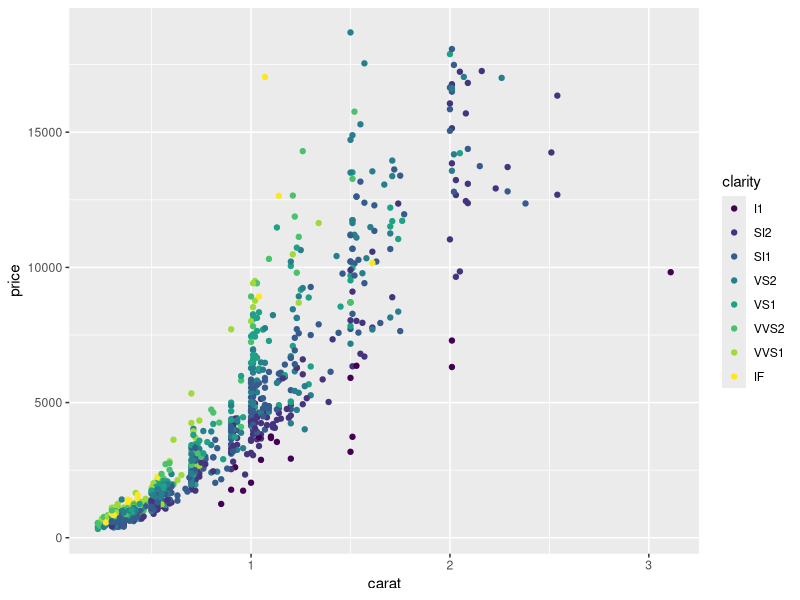
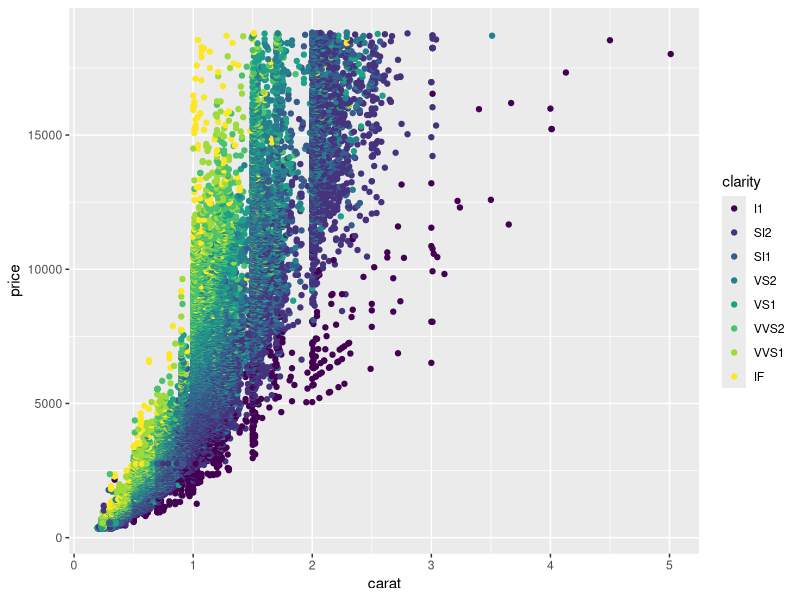
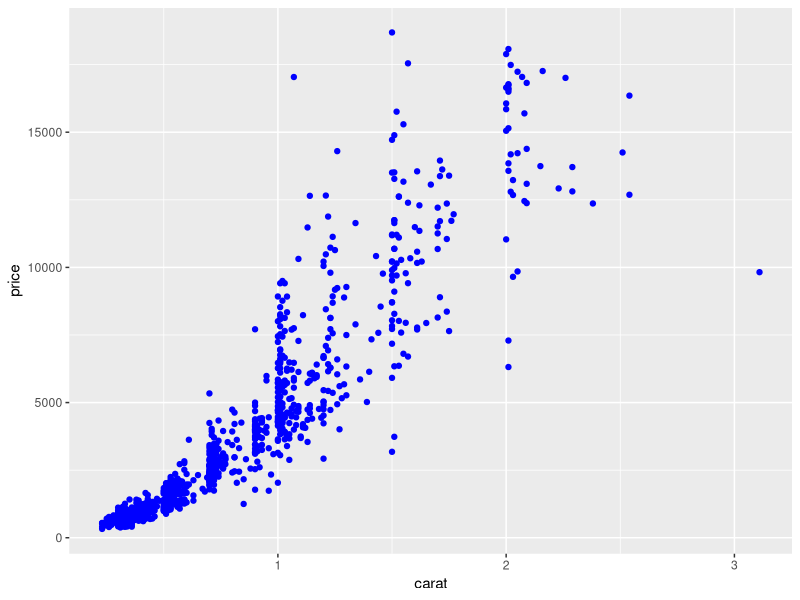
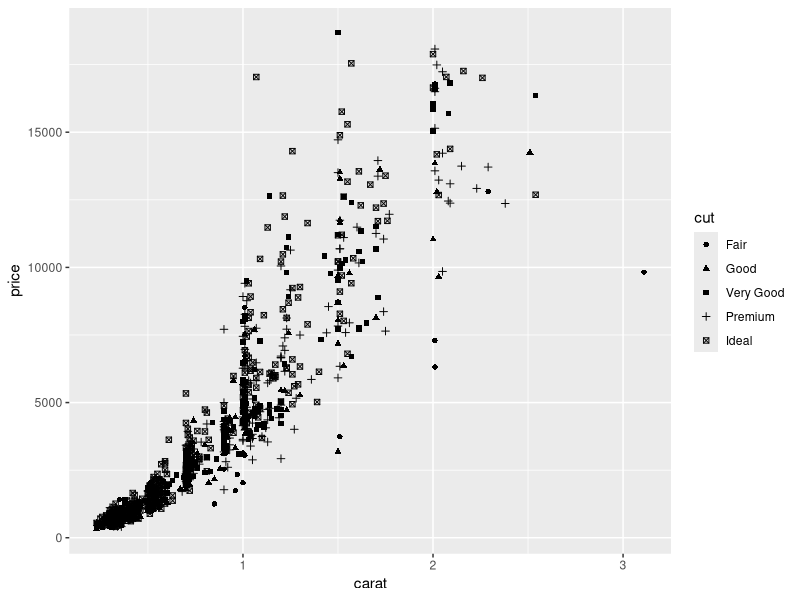
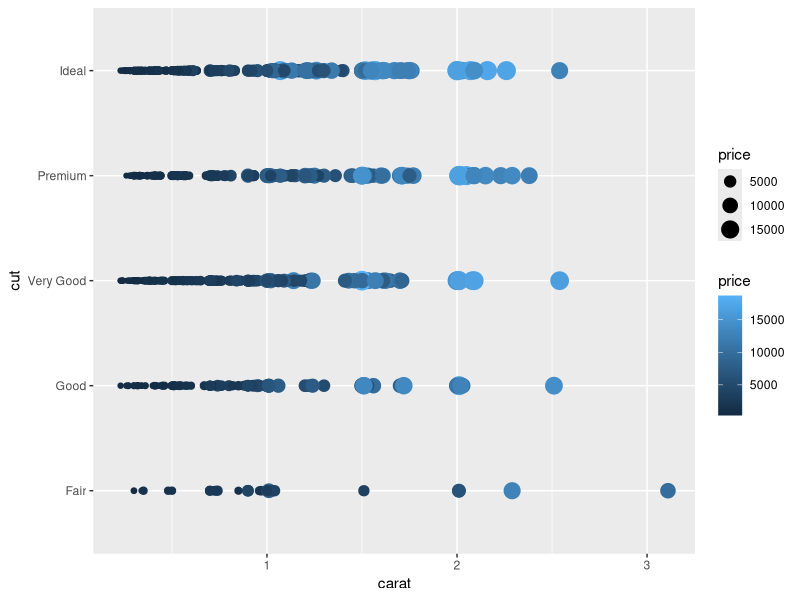
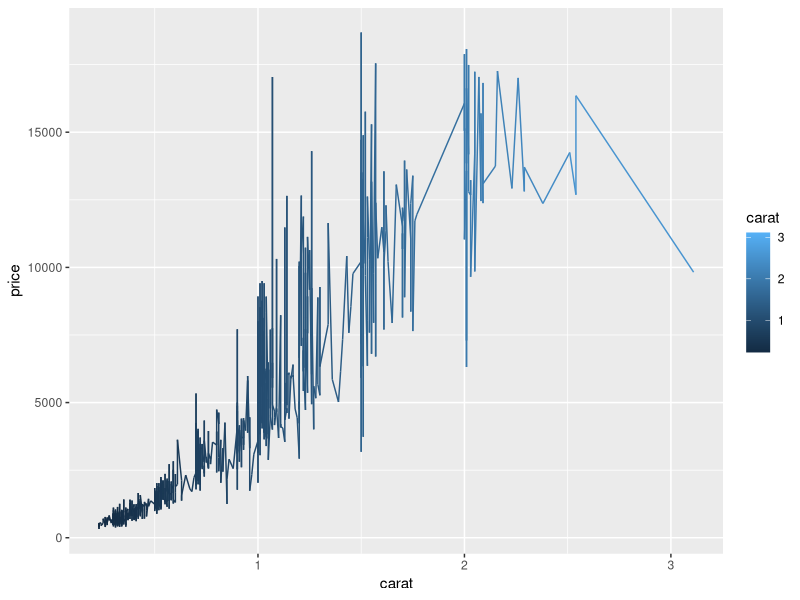
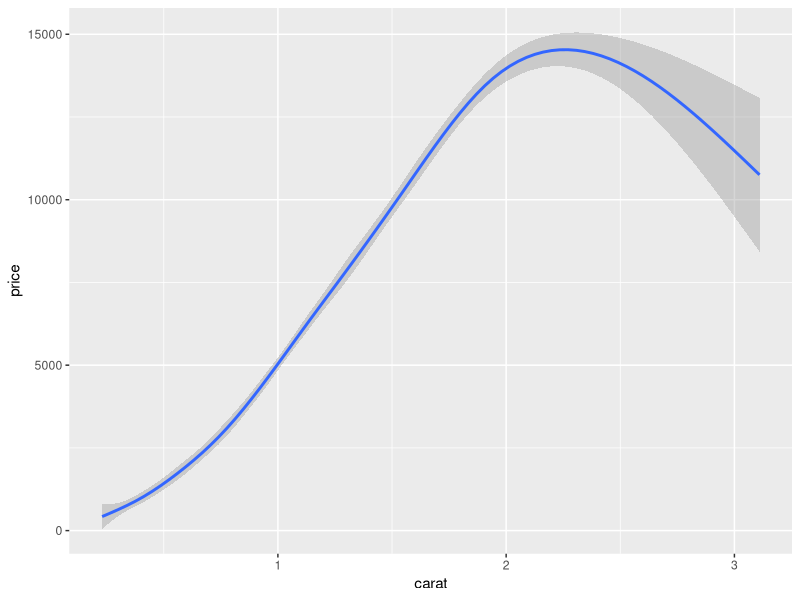
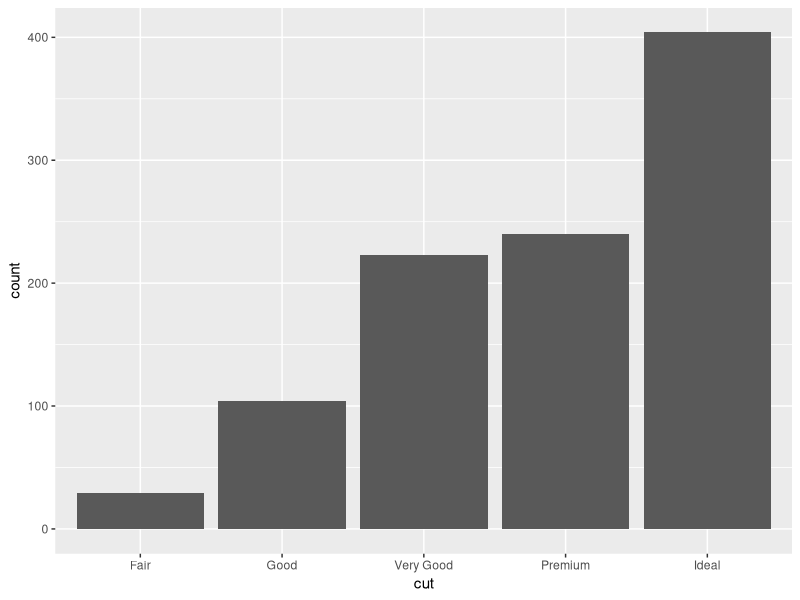

Write the R code that produced these figures, in order.
# Exercise 1: ggplot2 basics

# Install and load `ggplot2`
# You will also want to load `dplyr`
library("ggplot2")
library("dplyr")

# For this exercise you'll be working with the `diamonds` data set included in the ggplot2 library
# Use `?diamonds` to get more information about this data set (including the column descriptions
# Also check the _column names_ and the _number of rows_ in the data set


# This data set has a lot of rows. To make things a bit more readable,
# use dplyr's `sample_n()` function to get a random 1000 rows from the data set
# Store this sample in a variable `diamonds.sample`
diamonds.sample <- sample_n(diamonds, 1000)
ggplot(data = diamonds.sample) +
  geom_point(mapping = aes(x = carat, y = price, color = clarity))

# Start by making a new `ggplot` with the `diamonds.sample` as the data (no geometry yet)
# What do you see?


# Draw a scatter plot (with point geometry) with for the `diamonds.sample` set,
# with the `carat` mapped to the x-position and `price` mapped to the y-position.


# Draw the same plot as above, but color each of the points based on their clarity.


# Draw the same plot as above, but for the entire `diamonds` data set. Note this may take
# a few seconds to generate.
ggplot(data = diamonds) +
  geom_point(mapping = aes(x = carat, y = price, color = clarity))


# Draw another scatter plot for `diamonds.sample` of price (y) by carat (x),
# but with all of the dots colored "blue".
# Hint: you'll need to set the color channel, not map a value to it!
ggplot(data = diamonds.sample) +
  geom_point(mapping = aes(x = carat, y = price), color = "blue")

# Draw a scatter plot for `diamonds.sample` of `price` by `carat`, where each
# point has an aesthetic _shape_ based on the diamond's `cut`.
ggplot(data = diamonds.sample) + 
  geom_point(mapping = aes(x = carat, y = price, shape = cut))

# Draw a scatter plot for `diamonds.sample` of *`cut`* by `carat`, where each
# point has an aesthetic _size_ based on the diamond's *`price`*
ggplot(data = diamonds.sample) + 
  geom_point(mapping = aes(x = carat, y = cut, size = price, color = price))


# Try coloring the above plot based on the diamond's price!


# Draw a line plot (with line geometry) for `diamonds.sample`. The x-position should be mapped to
# carat, y-position to price, and color to carat.
ggplot(data = diamonds.sample) + 
  geom_line(mapping = aes(x = carat, y = price, color = carat))


# That's kind of messy. Try using `smooth` geometry instead.
ggplot(data = diamonds.sample) + 
  geom_smooth(mapping = aes(x = carat, y = price, color = carat))


# Draw a plot with bar geometry (a bar chart), mapping the diamond's `cut` to the x-axis
ggplot(data = diamonds.sample) + 
  geom_bar(mapping = aes(x = cut))


# Add an aesthetic property that will _fill_ each bar geometry based on the `clarity` of the diamonds
# What kind of chart do you get?
ggplot(data = diamonds.sample) + 
  geom_bar(mapping = aes(x = cut, fill = clarity))

# Draw a histogram of diamond prices.
# Try mapping each bar based on clarity as well!
ggplot(data = diamonds.sample) + 
  geom_histogram(mapping = aes(x = price, fill = clarity))


# (For a more traditional "bell-curve", make a histogram of diamond `depths`)

# Draw a plot of the `diamonds.sample` data (price by carat), with both points for each
# diamond AND smoothed lines for each cut (hint: in a separate color)
# Making the points have some `alpha` transparency will make the plot look nicer
ggplot(data = diamonds.sample) + 
  geom_point(mapping = aes(x = carat, y = price, alpha = 0.8)) +
  geom_smooth(mapping = aes(x = carat, y = price, alpha = 0, color = cut))


# multiple geoms (point & smooth)


## Bonus
# Draw a bar chart of average diamond prices by clarity, and include "error bars" marking
# the standard error of each measurement.
#
# You can calculate standard error as the _standard deviation_ divided by the square root
# of the number of measurements (prices)

# Start by creating a data frame `diamond.summary` that includes summarized data for each clarity group.
# Your summary data shuld include the mean price and the standard error of the price.


# Then draw the plot. The error bars should stretch from the mean-error to the mean+error.
